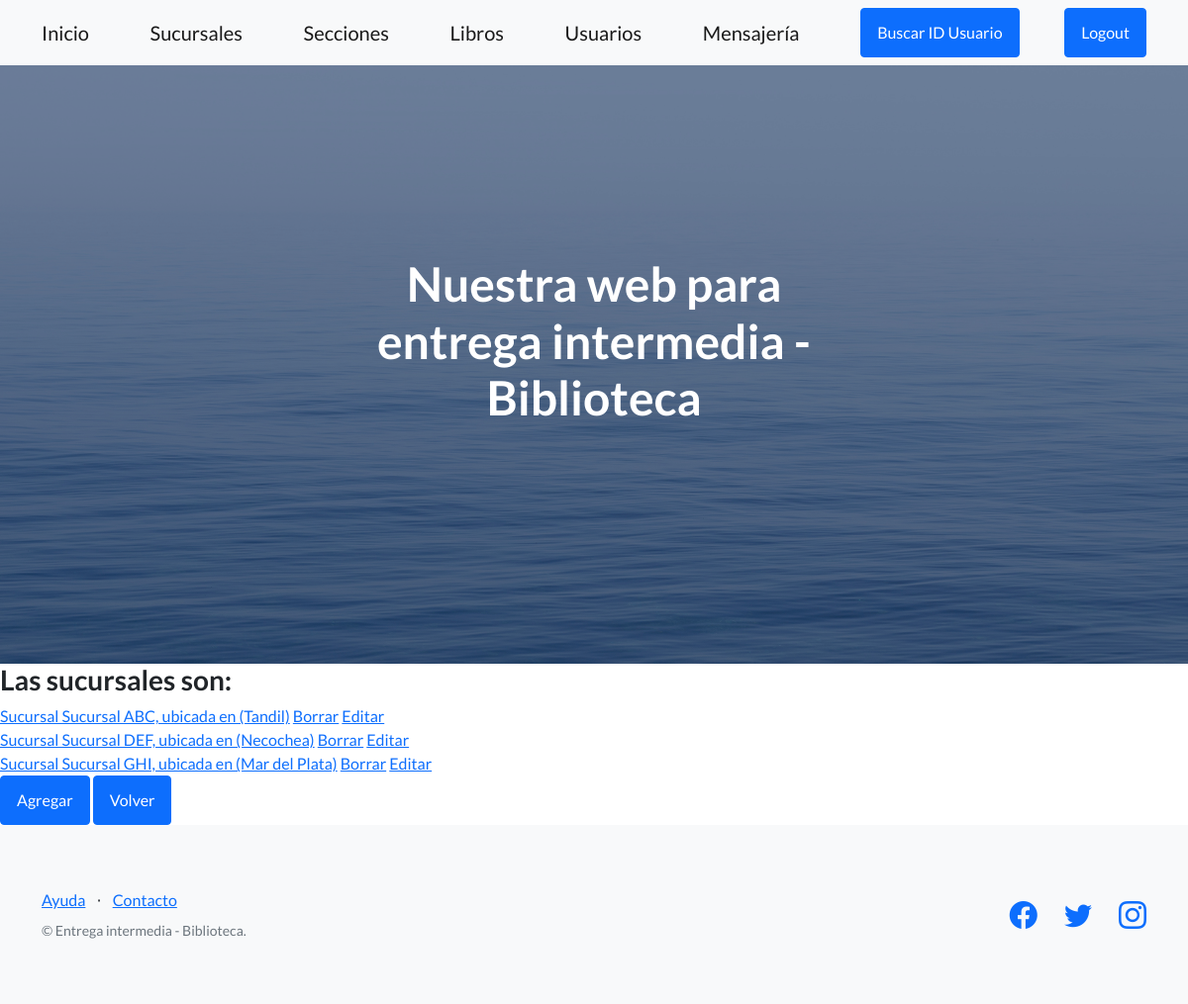
Page /biblioteca/sucursales on the earlier database version.
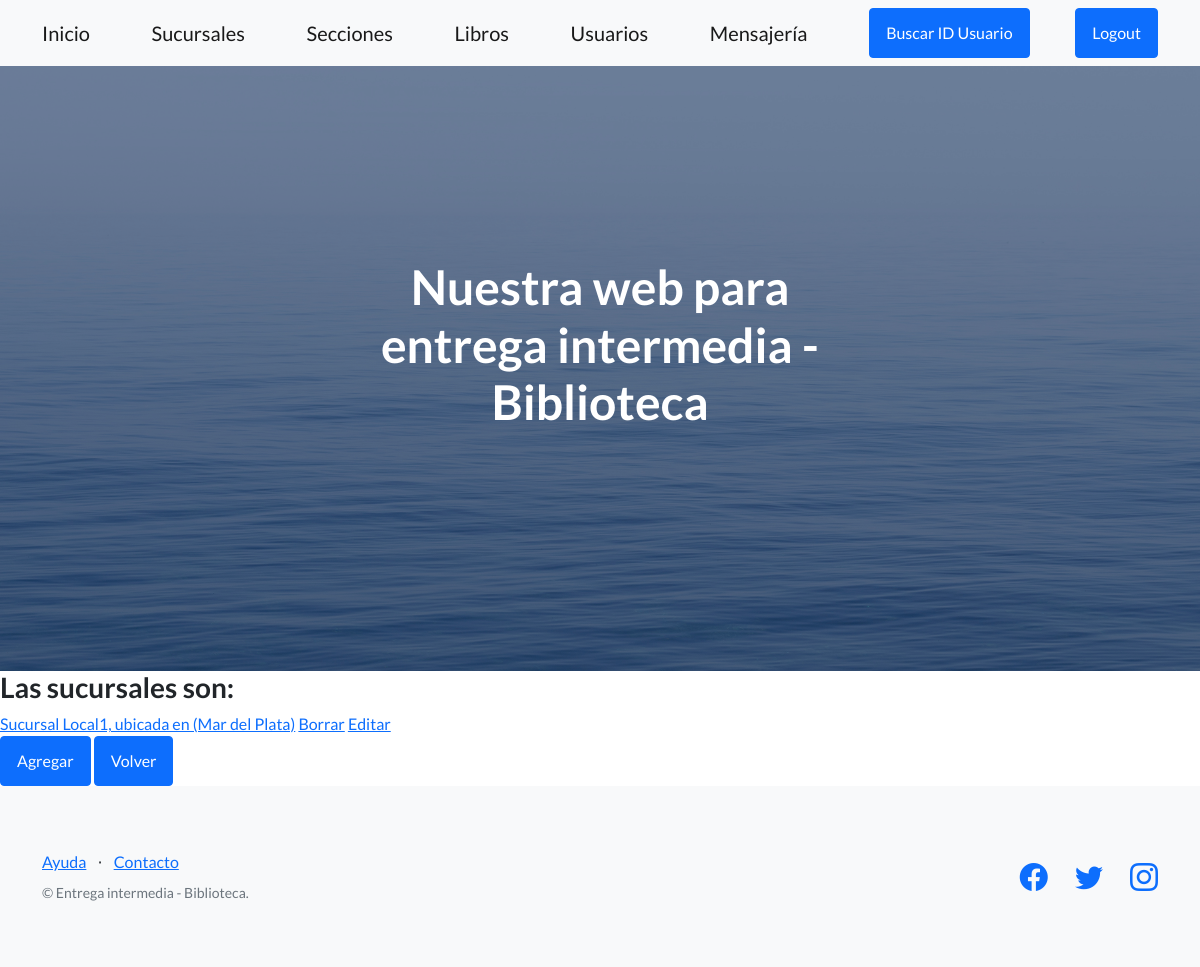
Same page on the later database version.
### AppEntrega1/models.py (models this page shows)
class Sucursal(models.Model):
    nombre = models.CharField(max_length=50, verbose_name='Nombre del local')
    localidad = models.CharField(max_length=50)
    direccion = models.CharField(max_length=50)
    def __str__(self):
        return f'Sucursal {self.nombre}, ubicada en ({self.localidad})'

### AppEntrega1/views.py (the view)
# urls.py: path('sucursales', SucursalListView.as_view(), name = 'sucursales'),
class SucursalListView(ListView):
    model = Sucursal
    template_name = 'AppEntrega1/sucursal.html'
    context_object_name = 'sucursales'

### templates/AppEntrega1/sucursal.html (shortened to what this page needs)
{% extends 'AppEntrega1/padre.html' %}
{% block contenidoQueCambia %}
    <h3> Las sucursales son: </h3>
    {% for sucursal in sucursales%}
    <a href="{% url 'sucursal_view' sucursal.id %}">{{ sucursal }}</a>
    <a href="{% url 'sucursal_delete' sucursal.id %}">Borrar</a>
    <a href="{% url 'sucursal_update' sucursal.id %}">Editar</a>
        <br>
    {% endfor %}
<a class="btn btn-primary" href="{% url 'sucursal_add' %}"> Agregar </a>
<a class="btn btn-primary" href="{% url 'inicio' %}"> Volver </a>
{% endblock %}

### templates/AppEntrega1/padre.html (shortened to what this page needs)
<!DOCTYPE html>
<html lang="en">
    <head>
        {% load static %}
        <link href="https://cdn.jsdelivr.net/npm/bootstrap-icons@1.5.0/font/bootstrap-icons.css" rel="stylesheet" type="text/css" />
        <link href="{%static 'AppEntrega1/css/styles.css' %}" rel="stylesheet" />
    </head>
    <body>
        <nav class="navbar navbar-light bg-light static-top">
            <div class="container">
                <a class="navbar-brand" href="{% url 'inicio' %}">Inicio</a>
                <a class="navbar-brand" href="{% url 'sucursales' %}">Sucursales</a>
                <a class="navbar-brand" href="{% url 'secciones' %}">Secciones</a>
                <a class="navbar-brand" href="{% url 'libros' %}">Libros</a>
                <a class="navbar-brand" href="{% url 'usuarios' %}">Usuarios</a>
                <a class="navbar-brand" href="{% url 'mensajeria' %}">Mensajería</a>
                <a class="btn btn-primary" href="{% url 'busqueda_usuario' %}">Buscar ID Usuario</a>
                <a class="btn btn-primary" href="{% url 'logout' %}">Logout</a>
            </div>
        </nav>
        <header class="masthead">
            <div class="container position-relative">
                <div class="row justify-content-center">
                    <div class="col-xl-6">
                        <div class="text-center text-white">
                            <h1 class="mb-5">Nuestra web para entrega intermedia - Biblioteca</h1>
                        </div>
                    </div>
                </div>
            </div>
        </header>
        {% block contenidoQueCambia %}
        {% endblock %}
        <footer class="footer bg-light">
            <div class="container">
                <div class="row">
                    <div class="col-lg-6 h-100 text-center text-lg-start my-auto">
                        <ul class="list-inline mb-2">
                            <li class="list-inline-item"><a href="{% url 'ayuda' %}">Ayuda</a></li>
                            <li class="list-inline-item">⋅</li>
                            <li class="list-inline-item"><a href="{% url 'contacto' %}">Contacto</a></li>
                        </ul>
                        <p class="text-muted small mb-4 mb-lg-0">&copy; Entrega intermedia - Biblioteca.</p>
                    </div>
                    <div class="col-lg-6 h-100 text-center text-lg-end my-auto">
                        <ul class="list-inline mb-0">
                            <li class="list-inline-item me-4">
                                <a href="https://www.facebook.com/"><i class="bi-facebook fs-3"></i></a>
                            </li>
                            <li class="list-inline-item me-4">
                                <a href="https://twitter.com/?lang=es"><i class="bi-twitter fs-3"></i></a>
                            </li>
                            <li class="list-inline-item">
                                <a href="https://www.instagram.com/"><i class="bi-instagram fs-3"></i></a>
                            </li>
                        </ul>
                    </div>
                </div>
            </div>
        </footer>
    </body>
</html>

Differences in the rows shown:
removed Sucursal: nombre+localidad "Sucursal Sucursal ABC, ubicada en (Tandil)"
removed Sucursal: nombre+localidad "Sucursal Sucursal DEF, ubicada en (Necochea)"
removed Sucursal: nombre+localidad "Sucursal Sucursal GHI, ubicada en (Mar del Plata)"
added Sucursal: nombre+localidad "Sucursal Local1, ubicada en (Mar del Plata)"
